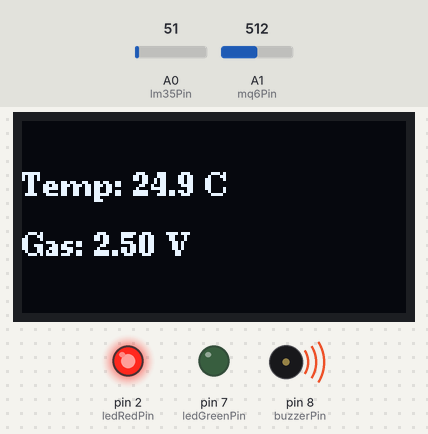
Recording of a sketch running on a simulated Arduino Uno, built with avr-gcc and run on an emulated ATmega328P. Parts: 128×64 one-colour display, output pins drawn as LEDs (lit = HIGH), buzzer (waves = sounding, pin HIGH). The inputs (shaded band) are chosen by the test bench; at power-on: A1 (mq6Pin) = 512, A0 (lm35Pin) = 51.

Above: at 1.2 s.
1.3 s: A1 (mq6Pin) set to 324
At 2.5 s:
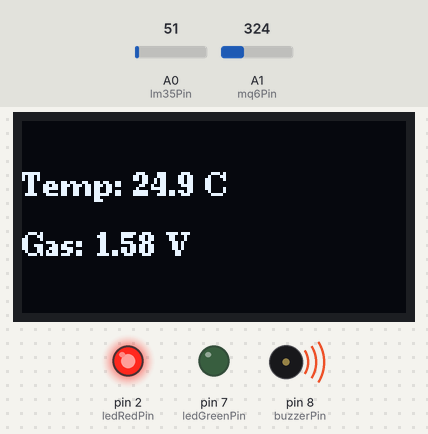
3.0 s: A1 (mq6Pin) set to 289
At 4.0 s:
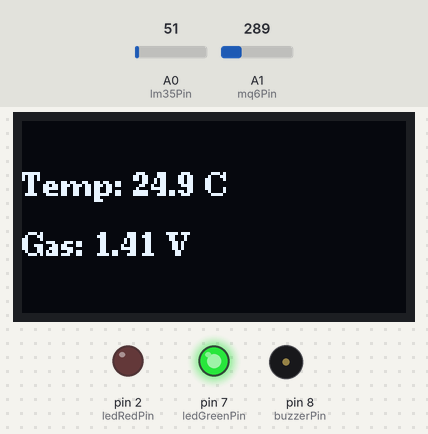
4.7 s: A0 (lm35Pin) set to 61
At 5.5 s:
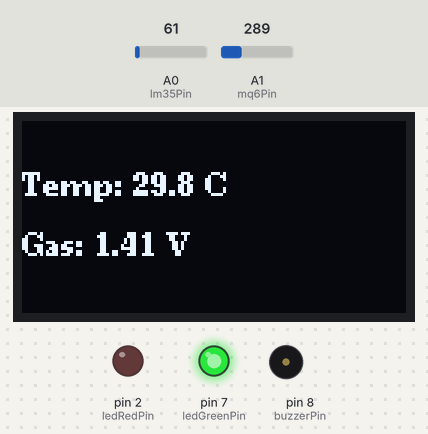
6.5 s: A0 (lm35Pin) set to 71
At 8.0 s:
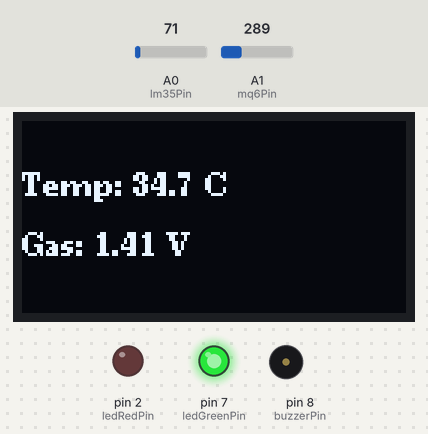
8.3 s: A0 (lm35Pin) set to 75
At 9.7 s:
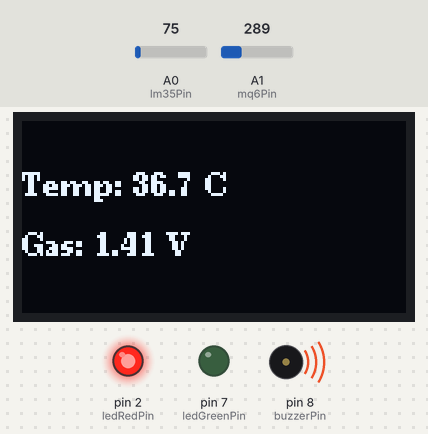
10.0 s: A1 (mq6Pin) set to 306
At 11.3 s:
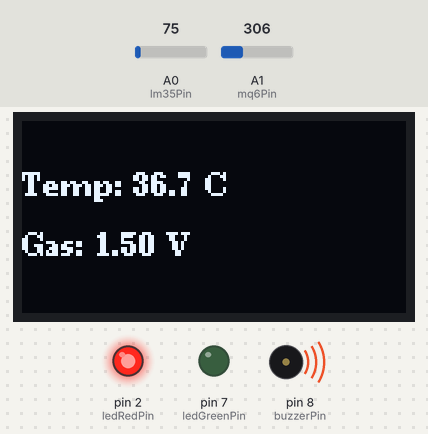
Timing chart, 0 to 12.8 s (numbered marks = the images above; inputs shaded):
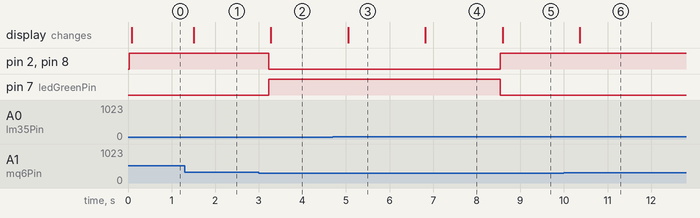

Measured:
- the behaviour switches between 307 and 306 on A1 (mq6Pin) (found by bisection; images 1 and 2)
- the behaviour switches between 71 and 72 on A0 (lm35Pin) (found by bisection; images 4 and 5)
- after the input at 1.3 s, the display: changes after 0.21 s (image 1)
- after the input at 3.0 s, pin 2 (ledRedPin), pin 8 (buzzerPin): HIGH → LOW after 0.23 s; pin 7 (ledGreenPin): LOW → HIGH after 0.23 s; the display: changes after 0.28 s (image 2)
- after the input at 4.7 s, the display: changes after 0.35 s (image 3)
- after the input at 6.5 s, the display: changes after 0.32 s (image 4)
- after the input at 8.3 s, pin 2 (ledRedPin), pin 8 (buzzerPin): LOW → HIGH after 0.24 s; pin 7 (ledGreenPin): HIGH → LOW after 0.24 s; the display: changes after 0.29 s (image 5)
- after the input at 10.0 s, the display: changes after 0.36 s (image 6)

The sketch:

fire_gas_D.ino
```cpp
#include <Wire.h>
#include <U8g2lib.h>

U8G2_SSD1306_128X64_NONAME_F_HW_I2C u8g2(U8G2_R0);
// the itemsdefine
const int lm35Pin = A0; //analog
const int mq6Pin  = A1; // analog

const int buzzerPin = 8;  //digital
const int ledGreenPin = 7;
const int ledRedPin = 2;

// the limits to made beeb noise
const float tempThreshold = 35.0;
const float gasVoltThreshold = 1.5;
const float adcRefVoltage = 5.0;

// for o/p pins in Arduino
void setup() {
  u8g2.begin();

  pinMode(buzzerPin, OUTPUT);
  pinMode(ledGreenPin, OUTPUT);
  pinMode(ledRedPin, OUTPUT);

  digitalWrite(buzzerPin, LOW);
  digitalWrite(ledGreenPin, HIGH);
  digitalWrite(ledRedPin, LOW);
}
// loop
void loop() {
  int tempRaw = analogRead(lm35Pin);
  int gasRaw  = analogRead(mq6Pin);

  float temperature = (tempRaw / 1023.0) * adcRefVoltage * 100.0;  // Equation of temp. read
  float gasVoltage  = (gasRaw / 1023.0) * 5.0;           // Equation of gas read
 //boolean
  bool danger = (temperature > tempThreshold || gasVoltage > gasVoltThreshold);
  digitalWrite(buzzerPin, danger);
  digitalWrite(ledRedPin, danger);
  digitalWrite(ledGreenPin, !danger);

  u8g2.clearBuffer();
  u8g2.setFont(u8g2_font_ncenB08_tr);

  u8g2.setCursor(0, 25);
  u8g2.print("Temp: ");
  u8g2.print(temperature, 1);
  u8g2.print(" C");

  u8g2.setCursor(0, 45);
  u8g2.print("Gas: ");
  u8g2.print(gasVoltage, 2);
  u8g2.print(" V");

  u8g2.sendBuffer();
  delay(300);
}
```
